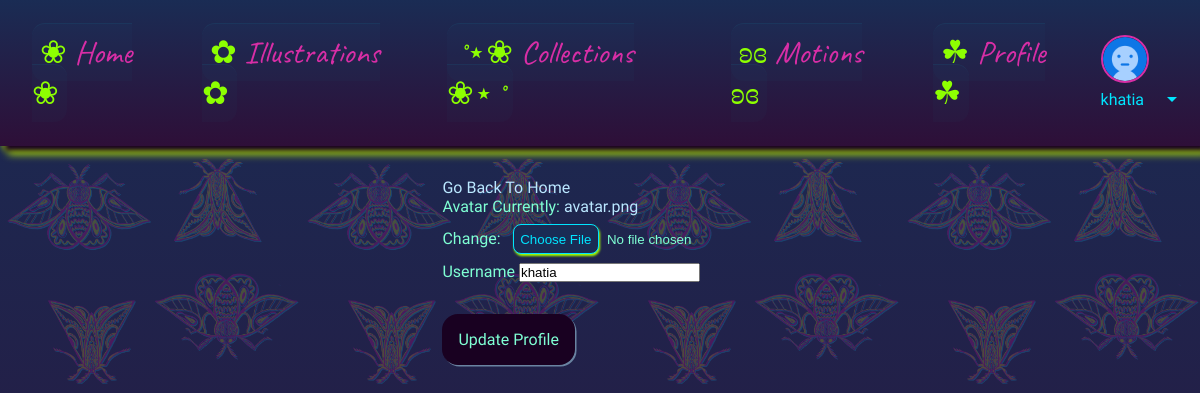
The page /myapp/update (signed in) on the database its author committed.
### myapp/models.py (models this page shows)
class User(AbstractUser):
    collections = models.ManyToManyField(Collections, blank= True, related_name="myapp_user")
    avatar = models.ImageField(null=True, default= 'avatar.png' )

### myapp/views.py (the view)
# urls.py: path('update', views.update_user, name = 'update'),
@login_required
def update_user(request):
    user = request.user
    form = UserForm(instance=user)
    if request.method == "POST":
        form = UserForm(request.POST, request.FILES, instance=user)
        if form.is_valid():
            form.save()
            return redirect('profile', user.id)
    return render(request, 'myapp/update_user.html', {'form': form})

### myapp/forms.py
class UserForm(ModelForm):
    class Meta:
        model = User
        fields = ['avatar', 'username']

### myapp/templates/myapp/update_user.html (shortened to what this page needs)
{% extends 'main.html' %}
{% load static %}
{% block content %}
<div class="" style=" color: aquamarine;">
<a href="{{ request.META.HTTP_REFERER }}">Go Back To Home</a>
<form action="" method="POST" enctype="multipart/form-data">
    {% for field in form %}
        <div class="">
            <label>{{ field.label }}</label>
            {{ field }}
        </div>
    {% endfor %}
    <input type="submit" value="Update Profile" class="add-file-btn" style="margin-top: 2rem; color: aquamarine;">
</form>
</div>
{% endblock %}

### templates/navbar.html (shortened to what this page needs)
{% load static %}
  <nav class="navbar navbar-expand-lg bg-body-tertiary">
    <div class="container-fluid">
      <div class="collapse navbar-collapse" id="navbarNavDropdown" style="z-index: 100000000 !important;">
        <ul class="navbar-nav">
          <li class="nav-item">
            <a class="nav-link active" aria-current="page" href="{% url 'home' %}"><span>❀</span> Home <span>❀</span></a>
          </li>
          <li class="nav-item">
            <a class="nav-link active" aria-current="page" href="{% url 'illustrations' %}"><span>✿</span> Illustrations<span> ✿</span></a>
          </li>
          <li class="nav-item">
            <a class="nav-link active" aria-current="page" href="{% url 'collections' %}"><span>˚⋆❀ </span> Collections <span>❀⋆˚</span> </a>
          </li>
          <li class="nav-item">
            <a class="nav-link active" aria-current="page" href="{% url 'motions' %}"><span>ʚɞ</span> Motions <span>ʚɞ</span></a>
          </li>
          {% if request.user.is_authenticated %}
          {%if  request.user.is_superuser %}
                <li class="nav-item">
                  <a class="nav-link active" aria-current="page" href="{% url 'profile' request.user.id %}"><span>☘︎</span> Profile <span>☘︎</span></a>
                </li>
          {% endif %}
          <div class="dropdown">
            <div class="">
            <a href="{% url 'profile' request.user.id %}">
              <img src="{{ request.user.avatar.url }}" alt="" style="width: 2.5em; height: 2.5em; border-radius: 100%;">
            </a>
            <a class="nav-link dropdown-toggle" role="button" data-bs-toggle="dropdown" aria-expanded="false" >
              <p>{{request.user.username}} <span class="material-icons md-light">arrow_drop_down</span> </p>
            </a>
          </div>
          </div>
              {% else %}
              <li class="nav-item">
                <a class="nav-link active" aria-current="page" href="{% url 'login'%}">LogIn</a>
              </li>
          {% endif %}
        </ul>
      </div>
    </div>
  </nav>

### static/styles/styles.css (style rules this page uses)
li { list-style: none; }
a { text-decoration: none; color: #bae7ff; }
p { color:#75a7c2; }
body { background: linear-gradient(180deg, #1a2c54 0%, #2e0f38 100%); background-repeat:no-repeat; font-family: Playwrite IT Moderna; display: flex; flex-direction: column; align-items: center; min-height:120vh; position: relative; }
body::before { content: ''; position: absolute; background: url('../files/icons/Untitled_Artwork (5).png') 0 0 / 100px 100px repeat ; background-size: 25%; width: 100%; min-height: 120vh; z-index: -100; opacity: 0.2; filter: drop-shadow(rgb(7, 193, 255) 1px 1px 0.3px ); }
.navbar { display: flex; background: linear-gradient(180deg, #1a2c54 0%, #2e0f38 100% ); padding: 1rem; width: 100%; filter: drop-shadow(rgb(195, 255, 0) 3px 3px 3px ); box-shadow: #190121 5px 5px 5px; z-index: 5000 !important; margin-bottom: 2rem !important; }
.navbar-collapse { display: none; }
nav ul { display: none; display: flex; flex-direction: column; justify-content: space-evenly; align-items: flex-start; z-index: 5000; }
nav ul li { list-style: none; padding: 1rem; }
nav ul li a { text-decoration: none; margin: 10px; color: #d82ea6; font-size: 3rem; border-radius: 0.4em; transition: box-shadow 0.2s ease-in-out; font-family: Caveat; background-color: #00e5ff04; border-top: 0.2px solid #00e5ff0e; }
nav ul li a span { color: rgb(141, 255, 1); }
.dropdown { display: flex; align-items: center; justify-content: center; cursor: pointer; }
.dropdown p { display: flex; align-items: center; justify-content: center; gap: 1em; color: #9dff00 !important; font-size: 2rem; }
.dropdown a img { border-radius: 50%; border: 2px solid #d82ea6; width: 5rem !important; height: 5rem !important; object-fit:cover; }
.add-file-btn { all: unset; box-shadow: rgba(154, 197, 220, 0.601) 1.5px 1.5px 0.3px ; padding: 1em; border-radius: 1em; cursor: pointer; background-color: #190121; transition: 0.3s; }
@media (min-width: 1024px) and (max-width: 5600px) { .navbar { display: flex; justify-content: center; } }
@media (min-width: 1024px) and (max-width: 5600px) { .navbar-collapse { display: flex !important; } }
@media (min-width: 1024px) and (max-width: 5600px) { nav ul { display: flex; flex-direction: row; justify-content: center; align-items: center !important; } }
@media (min-width: 1024px) and (max-width: 5600px) { nav ul li a { font-size: 2rem; padding: 0.5rem !important; margin: 0; } }
@media (min-width: 1024px) and (max-width: 5600px) { .dropdown p { display: flex; align-items: center; justify-content: center; gap: 1em; color: #00e5ff !important; font-size: 1rem; } }
@media (min-width: 1024px) and (max-width: 5600px) { .dropdown a img { width: 3rem !important; height: 3rem !important; } }

### rows shown on the page
User: user.avatar (placeholder picture), user.username "khatia", form "khatia"

### other values the page prints
{{ field.label }} "Avatar" "Username"
